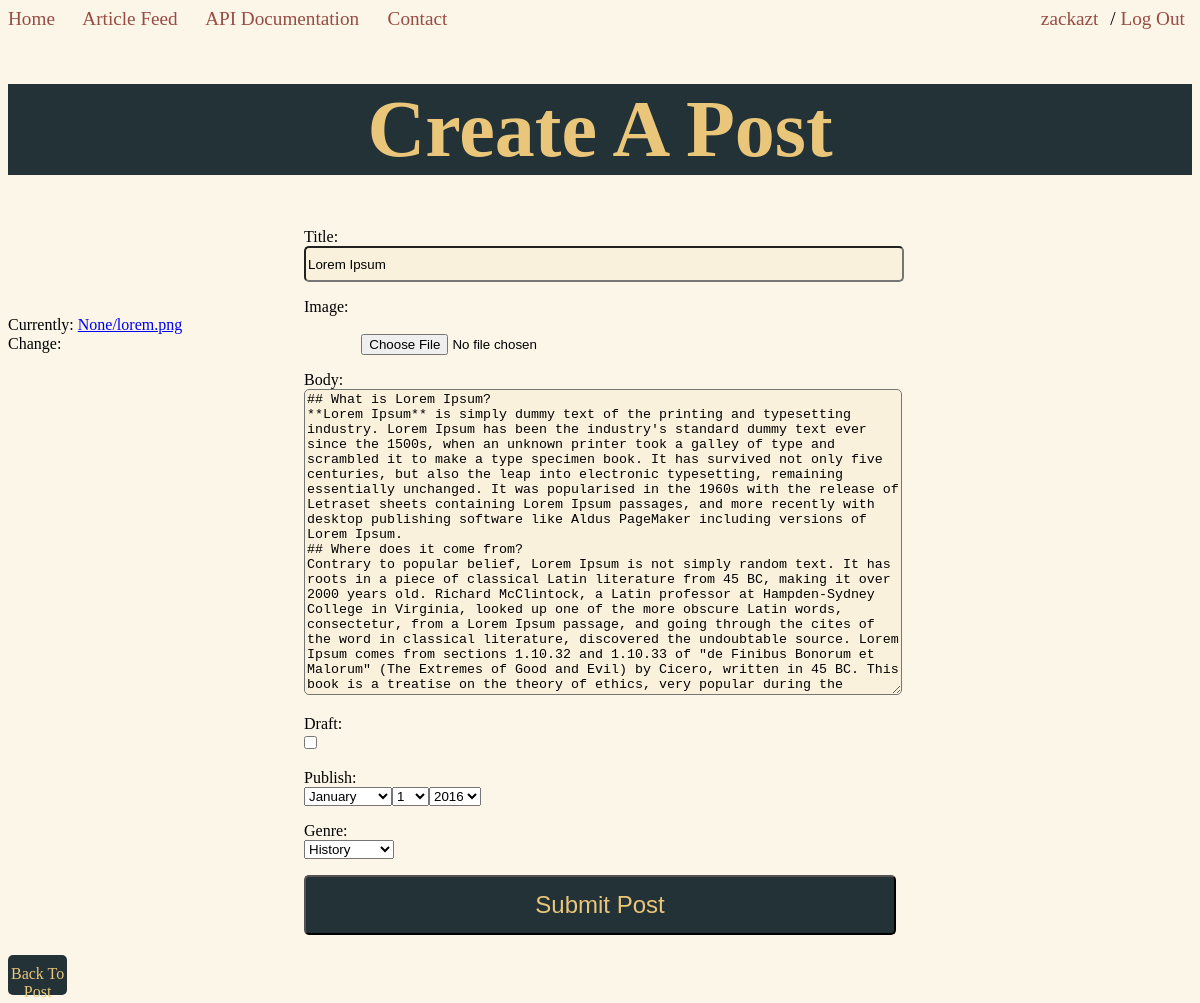
The page /posts/lorem-ipsum/edit/ (signed in) on the database as committed earlier.
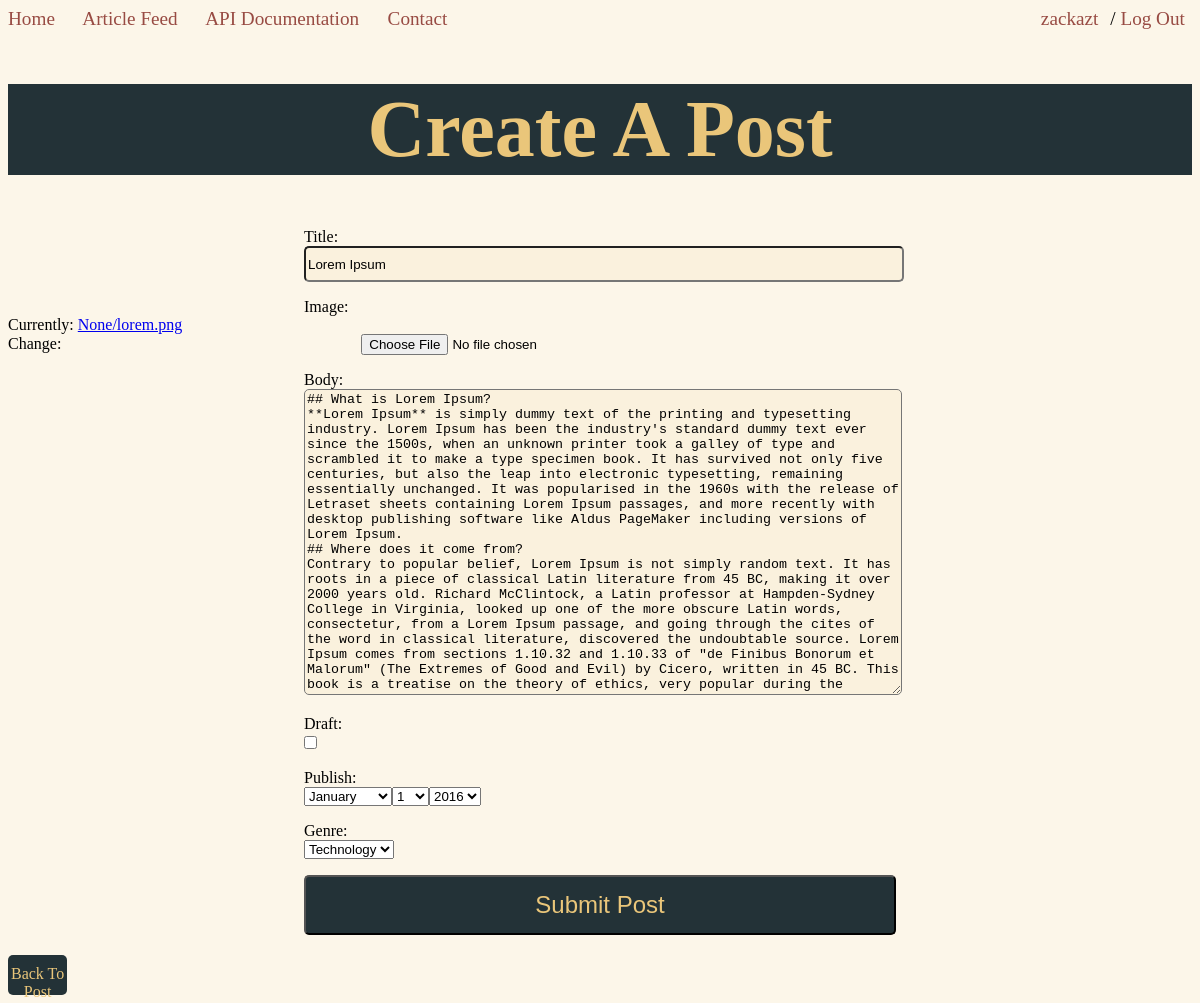
The same page on the database as committed later.
### posts/models.py (models this page shows, shortened)
class Post(models.Model):
	genre= models.CharField(max_length=25, default="Opinion")
	user = models.ForeignKey(settings.AUTH_USER_MODEL, default=1)
	title = models.CharField(max_length=120)
	slug = models.SlugField(unique=True)
	image = models.ImageField(
		upload_to=upload_location,
		null=True,
		width_field="width_field",
		height_field="height_field"
	)
	height_field = models.IntegerField(default=0)
	width_field = models.IntegerField(default=0)
	body = models.TextField(max_length=20000)
	draft = models.BooleanField(default=False)
	publish = models.DateField(auto_now=False, auto_now_add=False)
	updated = models.DateTimeField(auto_now=True, auto_now_add=False)
	timestamp = models.DateTimeField(auto_now=False, auto_now_add=True)

### posts/views.py (the view)
# urls.py: url(r'^(?P<slug>[\w-]+)/edit/$', post_update, name='update'),
def post_update(request, slug=None):
	is_editing = True
	if not request.user.is_staff:
		raise Http404
	instance = get_object_or_404(Post, slug=slug)
	form = PostForm(request.POST or None, request.FILES or None, instance=instance)
	if form.is_valid():
		instance = form.save(commit=False)
		instance.save()
		messages.success(request, "Successfully updated!")
		return HttpResponseRedirect(instance.get_absolute_url())
	context = {
		"title": instance.title,
		"instance": instance,
		"form": form,
		"is_editing": is_editing,
	}
	return render(request, "post_form.html", context)

### posts/forms.py
class PostForm(forms.ModelForm):
	genre_list = (
			('Opinion', 'Opinion'),
			('Lifestyle', 'Lifestyle'),
			('History', 'History'),
			('Health', 'Health'),
			('Technology', 'Technology'),
			('Science', 'Science'),
			('Music', 'Music'),
			('Art', 'Art'),
			('Social', 'Social'),
		)
	publish = forms.DateField(widget=forms.SelectDateWidget)
	genre = forms.ChoiceField(choices=genre_list)
	class Meta:
		model = Post
		fields = [
			"title",
			"image",
			"body",
			"draft",
			"publish",
			"genre",
		]

### templates/post_form.html (shortened to what this page needs)
{% extends "base.html" %}
{% block content %}
<div class="form_header_container">
	<h1>Create A Post</h1>
</div>
<form method="POST" action="" enctype="multipart/form-data">{% csrf_token %}
	{{ form.as_p }}
	<input type="submit" value="Submit Post"/>
	{% if is_editing %}
	<div class="back_to_post_link_button"><a class="back_to_post_link" href="{{ request.META.HTTP_REFERER }}">Back To Post</a></div>
	{% endif %}
</form>
{% endblock content %}

Rows that differ between the two databases and show on the page:
changed Post "Lorem Ipsum": genre "History" → "Technology"
